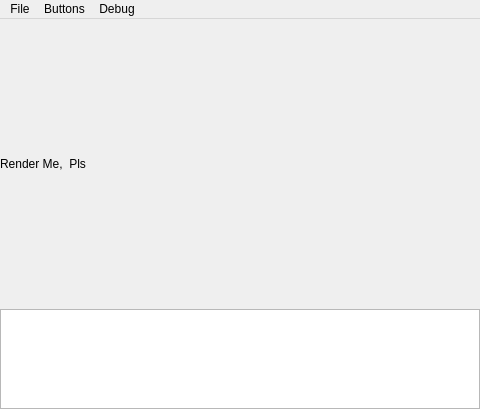
<?xml version="1.0" encoding="UTF-8"?>
<ui version="4.0">
 <class>MainWindow</class>
 <widget class="QMainWindow" name="MainWindow">
  <property name="geometry">
   <rect>
    <x>0</x>
    <y>0</y>
    <width>480</width>
    <height>409</height>
   </rect>
  </property>
  <property name="windowTitle">
   <string>IC7300 Remote Desktop</string>
  </property>
  <property name="unifiedTitleAndToolBarOnMac">
   <bool>true</bool>
  </property>
  <widget class="QWidget" name="centralwidget">
   <layout class="QGridLayout" name="_2">
    <property name="leftMargin">
     <number>0</number>
    </property>
    <property name="topMargin">
     <number>0</number>
    </property>
    <property name="rightMargin">
     <number>0</number>
    </property>
    <property name="bottomMargin">
     <number>0</number>
    </property>
    <property name="spacing">
     <number>0</number>
    </property>
    <item row="0" column="0">
     <widget class="QLabel" name="renderZone">
      <property name="sizePolicy">
       <sizepolicy hsizetype="Expanding" vsizetype="Expanding">
        <horstretch>0</horstretch>
        <verstretch>0</verstretch>
       </sizepolicy>
      </property>
      <property name="minimumSize">
       <size>
        <width>480</width>
        <height>275</height>
       </size>
      </property>
      <property name="text">
       <string>Render Me,  Pls</string>
      </property>
     </widget>
    </item>
    <item row="1" column="0">
     <widget class="QTextEdit" name="statusMessages">
      <property name="sizePolicy">
       <sizepolicy hsizetype="Expanding" vsizetype="Fixed">
        <horstretch>0</horstretch>
        <verstretch>0</verstretch>
       </sizepolicy>
      </property>
      <property name="maximumSize">
       <size>
        <width>16777215</width>
        <height>100</height>
       </size>
      </property>
      <property name="readOnly">
       <bool>true</bool>
      </property>
     </widget>
    </item>
   </layout>
  </widget>
  <widget class="QMenuBar" name="menubar">
   <property name="geometry">
    <rect>
     <x>0</x>
     <y>0</y>
     <width>480</width>
     <height>21</height>
    </rect>
   </property>
   <widget class="QMenu" name="menuButtons">
    <property name="title">
     <string>File</string>
    </property>
    <widget class="QMenu" name="menuFramerate">
     <property name="title">
      <string>Framerate</string>
     </property>
     <addaction name="actionFPS_60"/>
     <addaction name="actionFPS_30"/>
     <addaction name="actionFPS_15"/>
     <addaction name="actionFPS_10"/>
     <addaction name="actionFPS_05"/>
     <addaction name="actionFPS_01"/>
    </widget>
    <addaction name="actionConnect"/>
    <addaction name="actionDisconnect"/>
    <addaction name="actionShow_Console"/>
    <addaction name="menuFramerate"/>
   </widget>
   <widget class="QMenu" name="menuButtons_2">
    <property name="title">
     <string>Buttons</string>
    </property>
    <addaction name="actionMenu"/>
    <addaction name="actionExit_FRONT"/>
   </widget>
   <widget class="QMenu" name="menuDebug">
    <property name="title">
     <string>Debug</string>
    </property>
    <addaction name="actionInhibit_Transmit"/>
    <addaction name="actionEnable_Transmit"/>
    <addaction name="actionHaltSOC"/>
    <addaction name="actionResetSOC"/>
    <addaction name="actionLog_Network_Metadata"/>
   </widget>
   <addaction name="menuButtons"/>
   <addaction name="menuButtons_2"/>
   <addaction name="menuDebug"/>
  </widget>
  <action name="actionConnect">
   <property name="text">
    <string>Connect</string>
   </property>
  </action>
  <action name="actionDisconnect">
   <property name="text">
    <string>Disconnect</string>
   </property>
  </action>
  <action name="actionMenu">
   <property name="text">
    <string>Menu</string>
   </property>
  </action>
  <action name="actionInhibit_Transmit">
   <property name="text">
    <string>Inhibit Transmit</string>
   </property>
  </action>
  <action name="actionEnable_Transmit">
   <property name="text">
    <string>Enable Transmit</string>
   </property>
  </action>
  <action name="actionHaltSOC">
   <property name="text">
    <string>Halt SOC</string>
   </property>
  </action>
  <action name="actionResetSOC">
   <property name="text">
    <string>Reset SOC</string>
   </property>
  </action>
  <action name="actionExit_FRONT">
   <property name="text">
    <string> Exit</string>
   </property>
   <property name="toolTip">
    <string> Exit</string>
   </property>
  </action>
  <action name="actionLog_Network_Metadata">
   <property name="checkable">
    <bool>true</bool>
   </property>
   <property name="text">
    <string>Log Network Metadata</string>
   </property>
  </action>
  <action name="actionShow_Console">
   <property name="checkable">
    <bool>true</bool>
   </property>
   <property name="text">
    <string>Show Console</string>
   </property>
   <property name="shortcut">
    <string>Ctrl+D</string>
   </property>
  </action>
  <action name="actionasdf">
   <property name="text">
    <string>asdf</string>
   </property>
  </action>
  <action name="actionFPS_60">
   <property name="checkable">
    <bool>true</bool>
   </property>
   <property name="text">
    <string>60FPS (170Mbps)</string>
   </property>
  </action>
  <action name="actionFPS_30">
   <property name="checkable">
    <bool>true</bool>
   </property>
   <property name="text">
    <string>30FPS</string>
   </property>
  </action>
  <action name="actionFPS_15">
   <property name="checkable">
    <bool>true</bool>
   </property>
   <property name="text">
    <string>15FPS</string>
   </property>
  </action>
  <action name="actionFPS_10">
   <property name="checkable">
    <bool>true</bool>
   </property>
   <property name="text">
    <string>10FPS</string>
   </property>
  </action>
  <action name="actionFPS_05">
   <property name="checkable">
    <bool>true</bool>
   </property>
   <property name="text">
    <string>5FPS</string>
   </property>
  </action>
  <action name="actionFPS_01">
   <property name="checkable">
    <bool>true</bool>
   </property>
   <property name="text">
    <string>1FPS</string>
   </property>
  </action>
 </widget>
 <resources/>
 <connections/>
</ui>
